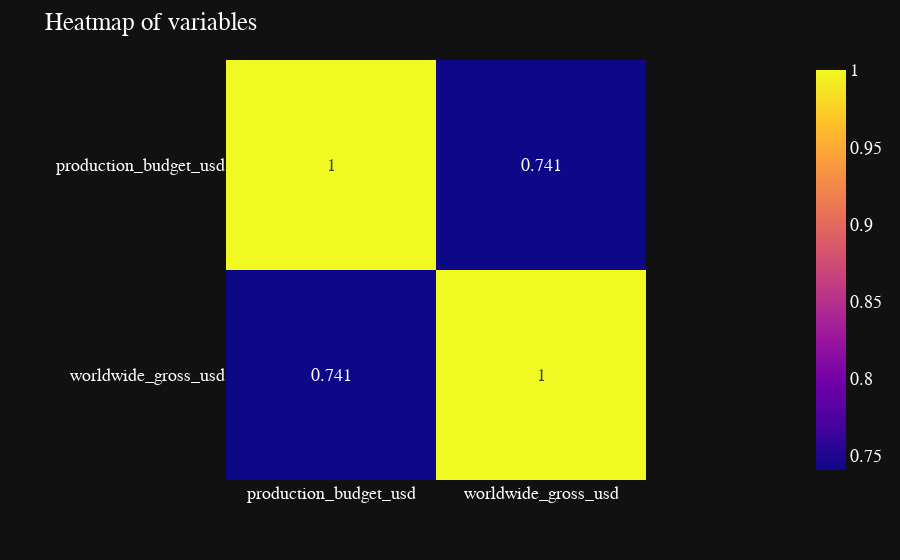

Notebook code for this chart:
### Markdown cell above
In this step, it's going to be evaluated the dependency of the two columns and visualizing the data.

### Code cell
# plotting heatmap to analyze the correlation between feature and target values
fig = px.imshow(df5.corr().round(3), text_auto=True, template = 'plotly_dark')

fig.update_layout(
    title = {
        'text': 'Heatmap of variables'},
    font_family="Arial",
    font_color="White",
    font=dict(size = 18),
    title_font_family="Arial",
    title_font_color= "White")

fig.show()

### Figure 1 — Plotly figure (JSON) as saved in the notebook; plotly's stock layout.template omitted (floating-point values rounded to 4 significant figures)
{"data": [{"coloraxis": "coloraxis", "hovertemplate": "x: %{x}<br>y: %{y}<br>color: %{z}<extra></extra>", "name": "0", "texttemplate": "%{z}", "type": "heatmap", "x": ["production_budget_usd", "worldwide_gross_usd"], "xaxis": "x", "y": ["production_budget_usd", "worldwide_gross_usd"], "yaxis": "y", "z": [[1, 0.741], [0.741, 1]]}], "layout": {"coloraxis": {"colorscale": [[0, "#0d0887"], [0.1111, "#46039f"], [0.2222, "#7201a8"], [0.3333, "#9c179e"], [0.4444, "#bd3786"], [0.5556, "#d8576b"], [0.6667, "#ed7953"], [0.7778, "#fb9f3a"], [0.8889, "#fdca26"], [1, "#f0f921"]]}, "font": {"color": "White", "family": "Arial", "size": 18}, "margin": {"t": 60}, "title": {"font": {"color": "White", "family": "Arial"}, "text": "Heatmap of variables"}, "xaxis": {"anchor": "y", "constrain": "domain", "domain": [0, 1], "scaleanchor": "y"}, "yaxis": {"anchor": "x", "autorange": "reversed", "constrain": "domain", "domain": [0, 1]}}}
